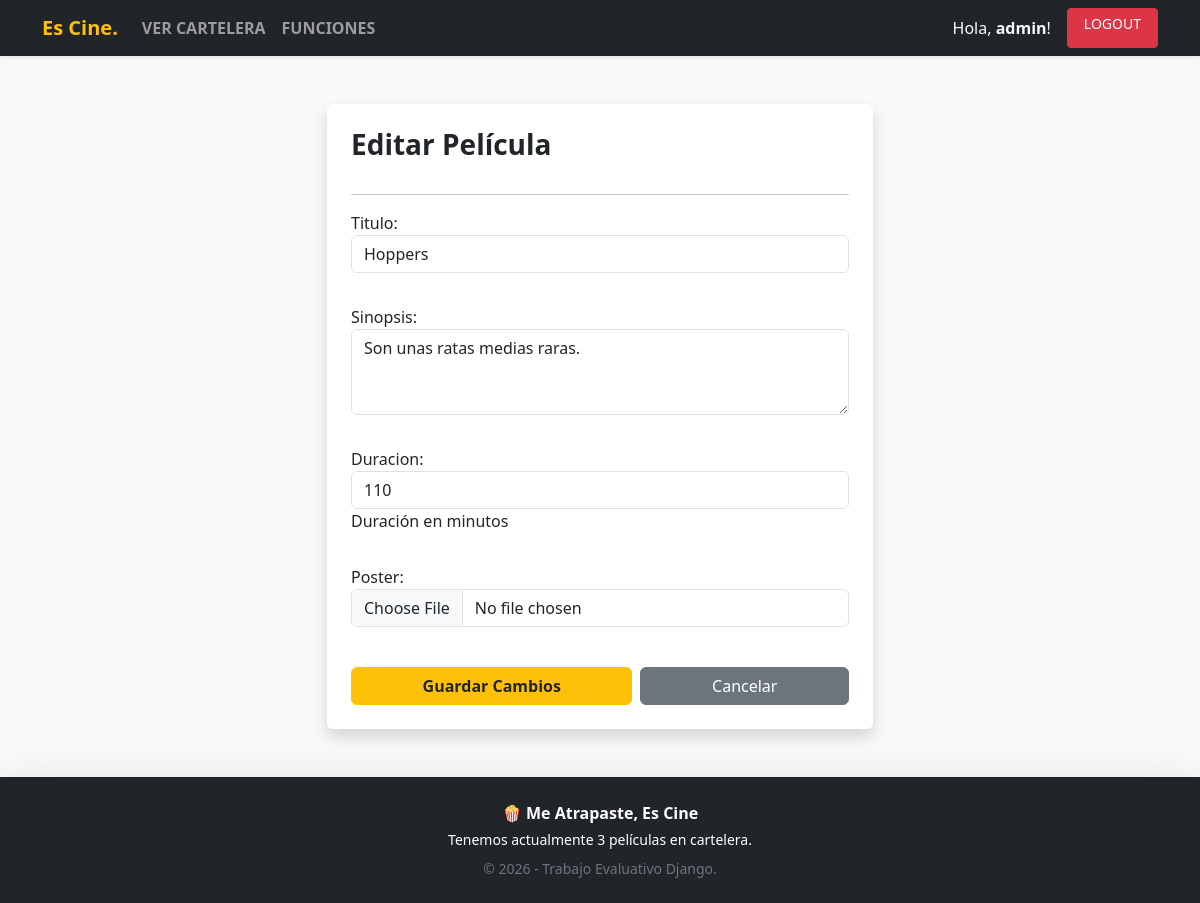
The app's page /cine/peliculas/editar/1/ (signed in) with its own data.
### usuarios/models.py (models this page shows, shortened)
class UsuarioPersonalizado(AbstractUser):
    dni = models.CharField(max_length=20, blank=True, null=True)
    telefono = models.CharField(max_length=20, blank=True, null=True)

### tickets/models.py (models this page shows, shortened)
class Pelicula(models.Model):
    titulo = models.CharField(max_length=200)
    sinopsis = models.TextField()
    duracion = models.IntegerField(help_text="Duración en minutos")
    poster = models.ImageField(upload_to='posters/', null=True, blank=True)

### tickets/views.py (the view)
# urls.py: path('peliculas/editar/<int:id_pelicula>/', views.editar_pelicula, name='editar_pelicula'),
@login_required
@permission_required('tickets.change_pelicula', login_url='home', raise_exception=True)
def editar_pelicula(request, id_pelicula):
    pelicula = get_object_or_404(Pelicula, id=id_pelicula)
    if request.method == 'POST':
        form = PeliculaForm(request.POST, request.FILES, instance=pelicula)
        if form.is_valid():
            form.save()
            return redirect('lista_peliculas')
    else:
        form = PeliculaForm(instance=pelicula)
    return render(request, 'tickets/formulario_pelicula.html', {'form': form, 'titulo_accion': 'Editar Película'})

### tickets/forms.py
class PeliculaForm(forms.ModelForm):
    class Meta:
        model = Pelicula
        fields = ['titulo', 'sinopsis', 'duracion', 'poster']
        widgets = {
            'titulo': forms.TextInput(attrs={'class': 'form-control'}),
            'sinopsis': forms.Textarea(attrs={'class': 'form-control', 'rows': 3}),
            'duracion': forms.NumberInput(attrs={'class': 'form-control'}),
            'poster': forms.FileInput(attrs={'class': 'form-control'}),
        }

### tickets/context_processors.py (called while the page is built)
def info_cine(request):
    return {
        'nombre_cine': '🍿 Me Atrapaste, Es Cine',
        'anio_actual': datetime.now().year,
        'total_peliculas': Pelicula.objects.count()
    }

### templates/tickets/formulario_pelicula.html (shortened to what this page needs)
{% extends 'base.html' %}
{% block contenido %}
<div class="row justify-content-center">
    <div class="col-md-6">
        <div class="card shadow border-0 p-4 bg-white">
            <h3 class="fw-bold mb-3 text-dark">{{ titulo_accion }}</h3>
            <hr>
            <form method="POST" enctype="multipart/form-data">
                <div class="vstack gap-3 mb-4">
                    {{ form.as_p }}
                </div>
                <div class="d-flex gap-2">
                    <button type="submit" class="btn btn-warning fw-bold text-dark flex-fill">Guardar Cambios</button>
                    <a href="{% url 'lista_peliculas' %}" class="btn btn-secondary flex-fill">Cancelar</a>
                </div>
            </form>
        </div>
    </div>
</div>
{% endblock %}

### templates/base.html (shortened to what this page needs)
<!DOCTYPE html>
<html lang="es">
<head>
    <link href="https://cdn.jsdelivr.net/npm/bootstrap@5.3.3/dist/css/bootstrap.min.css" rel="stylesheet">
</head>
<body class="bg-light d-flex flex-column min-vh-100">
    <nav class="navbar navbar-expand-lg navbar-dark bg-dark shadow-sm">
        <div class="container">
            <a class="navbar-brand fw-bold text-warning" href="/"> Es Cine.</a>
            <div class="collapse navbar-collapse" id="navbarNav">
                <ul class="navbar-nav me-auto">
                    <li class="nav-item"><a class="nav-link fw-bold" href="{% url 'lista_peliculas' %}">VER CARTELERA</a></li>
                    <li class="nav-item"><a class="nav-link fw-bold" href="{% url 'lista_funciones' %}">FUNCIONES</a></li>
                </ul>
                <div class="navbar-nav ms-auto gap-2">
                    {% if user.is_authenticated %}
                        <span class="navbar-text text-light me-2">Hola, <strong>{{ user.username }}</strong>!</span>
                        <a class="btn btn-danger btn-sm px-3" href="{% url 'logout' %}">LOGOUT</a>
                    {% else %}
                        <a class="btn btn-outline-warning btn-sm px-3" href="{% url 'login' %}">LOGIN</a>
                        <a class="btn btn-warning btn-sm px-3 text-dark" href="{% url 'registro' %}">REGISTRARSE</a>
                    {% endif %}
                </div>
            </div>
        </div>
    </nav>
    <div class="container my-5">
        {% block contenido %}
        {% endblock %}
    </div>
    <footer class="bg-dark text-white text-center py-4 mt-auto shadow-lg">
        <div class="container">
            <p class="mb-1 fw-bold">{{ nombre_cine }}</p>
            <p class="mb-2 text-gray small">Tenemos actualmente {{ total_peliculas }} películas en cartelera.</p>
            <p class="mb-0 small text-secondary">&copy; {{ anio_actual }} - Trabajo Evaluativo Django.</p>
        </div>
    </footer>
</body>
</html>

### records on screen
UsuarioPersonalizado: username "admin"
Pelicula: titulo "Hoppers", sinopsis "Son unas ratas medias raras.", duracion "110"

### other values on screen
{{ titulo_accion }} "Editar Película"
{{ nombre_cine }} "🍿 Me Atrapaste, Es Cine"
{{ total_peliculas }} "3"
